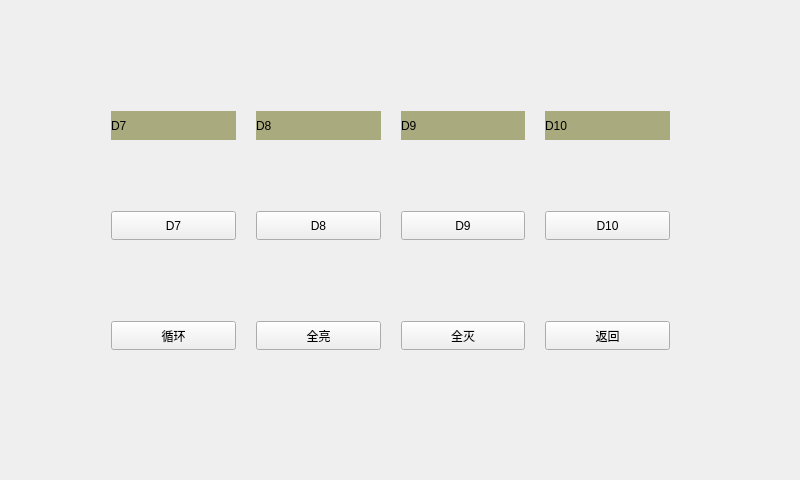
<?xml version="1.0" encoding="UTF-8"?>
<ui version="4.0">
 <class>MainWindow</class>
 <widget class="QMainWindow" name="MainWindow">
  <property name="geometry">
   <rect>
    <x>0</x>
    <y>0</y>
    <width>800</width>
    <height>480</height>
   </rect>
  </property>
  <property name="windowTitle">
   <string>MainWindow</string>
  </property>
  <widget class="QWidget" name="centralWidget">
   <widget class="QWidget" name="layoutWidget">
    <property name="geometry">
     <rect>
      <x>100</x>
      <y>100</y>
      <width>581</width>
      <height>51</height>
     </rect>
    </property>
    <layout class="QHBoxLayout" name="horizontalLayout_2">
     <property name="spacing">
      <number>20</number>
     </property>
     <item>
      <widget class="QLabel" name="d7Label_2">
       <property name="styleSheet">
        <string notr="true">background-color: rgb(170, 170, 127);</string>
       </property>
       <property name="text">
        <string>D7</string>
       </property>
      </widget>
     </item>
     <item>
      <widget class="QLabel" name="D8Label_2">
       <property name="styleSheet">
        <string notr="true">background-color: rgb(170, 170, 127);</string>
       </property>
       <property name="text">
        <string>D8</string>
       </property>
      </widget>
     </item>
     <item>
      <widget class="QLabel" name="D9Label_2">
       <property name="styleSheet">
        <string notr="true">background-color: rgb(170, 170, 127);</string>
       </property>
       <property name="text">
        <string>D9</string>
       </property>
      </widget>
     </item>
     <item>
      <widget class="QLabel" name="D10Label_2">
       <property name="styleSheet">
        <string notr="true">background-color: rgb(170, 170, 127);</string>
       </property>
       <property name="text">
        <string>D10</string>
       </property>
      </widget>
     </item>
    </layout>
   </widget>
   <widget class="QWidget" name="">
    <property name="geometry">
     <rect>
      <x>100</x>
      <y>200</y>
      <width>581</width>
      <height>51</height>
     </rect>
    </property>
    <layout class="QHBoxLayout" name="horizontalLayout">
     <property name="spacing">
      <number>20</number>
     </property>
     <item>
      <widget class="QPushButton" name="d7Btn">
       <property name="sizePolicy">
        <sizepolicy hsizetype="Minimum" vsizetype="Expanding">
         <horstretch>0</horstretch>
         <verstretch>0</verstretch>
        </sizepolicy>
       </property>
       <property name="text">
        <string>D7</string>
       </property>
      </widget>
     </item>
     <item>
      <widget class="QPushButton" name="D8Btn">
       <property name="sizePolicy">
        <sizepolicy hsizetype="Minimum" vsizetype="Expanding">
         <horstretch>0</horstretch>
         <verstretch>0</verstretch>
        </sizepolicy>
       </property>
       <property name="text">
        <string>D8</string>
       </property>
      </widget>
     </item>
     <item>
      <widget class="QPushButton" name="D9Btn">
       <property name="sizePolicy">
        <sizepolicy hsizetype="Minimum" vsizetype="Expanding">
         <horstretch>0</horstretch>
         <verstretch>0</verstretch>
        </sizepolicy>
       </property>
       <property name="text">
        <string>D9</string>
       </property>
      </widget>
     </item>
     <item>
      <widget class="QPushButton" name="D10Btn">
       <property name="sizePolicy">
        <sizepolicy hsizetype="Minimum" vsizetype="Expanding">
         <horstretch>0</horstretch>
         <verstretch>0</verstretch>
        </sizepolicy>
       </property>
       <property name="text">
        <string>D10</string>
       </property>
      </widget>
     </item>
    </layout>
   </widget>
   <widget class="QWidget" name="">
    <property name="geometry">
     <rect>
      <x>100</x>
      <y>310</y>
      <width>581</width>
      <height>51</height>
     </rect>
    </property>
    <layout class="QHBoxLayout" name="horizontalLayout_3">
     <property name="spacing">
      <number>20</number>
     </property>
     <item>
      <widget class="QPushButton" name="loop_Btn">
       <property name="sizePolicy">
        <sizepolicy hsizetype="Minimum" vsizetype="Expanding">
         <horstretch>0</horstretch>
         <verstretch>0</verstretch>
        </sizepolicy>
       </property>
       <property name="text">
        <string>循环</string>
       </property>
      </widget>
     </item>
     <item>
      <widget class="QPushButton" name="all_open">
       <property name="sizePolicy">
        <sizepolicy hsizetype="Minimum" vsizetype="Expanding">
         <horstretch>0</horstretch>
         <verstretch>0</verstretch>
        </sizepolicy>
       </property>
       <property name="text">
        <string>全亮</string>
       </property>
      </widget>
     </item>
     <item>
      <widget class="QPushButton" name="all_close">
       <property name="sizePolicy">
        <sizepolicy hsizetype="Minimum" vsizetype="Expanding">
         <horstretch>0</horstretch>
         <verstretch>0</verstretch>
        </sizepolicy>
       </property>
       <property name="text">
        <string>全灭</string>
       </property>
      </widget>
     </item>
     <item>
      <widget class="QPushButton" name="back">
       <property name="sizePolicy">
        <sizepolicy hsizetype="Minimum" vsizetype="Expanding">
         <horstretch>0</horstretch>
         <verstretch>0</verstretch>
        </sizepolicy>
       </property>
       <property name="text">
        <string>返回</string>
       </property>
      </widget>
     </item>
    </layout>
   </widget>
  </widget>
 </widget>
 <layoutdefault spacing="6" margin="11"/>
 <resources/>
 <connections/>
</ui>
